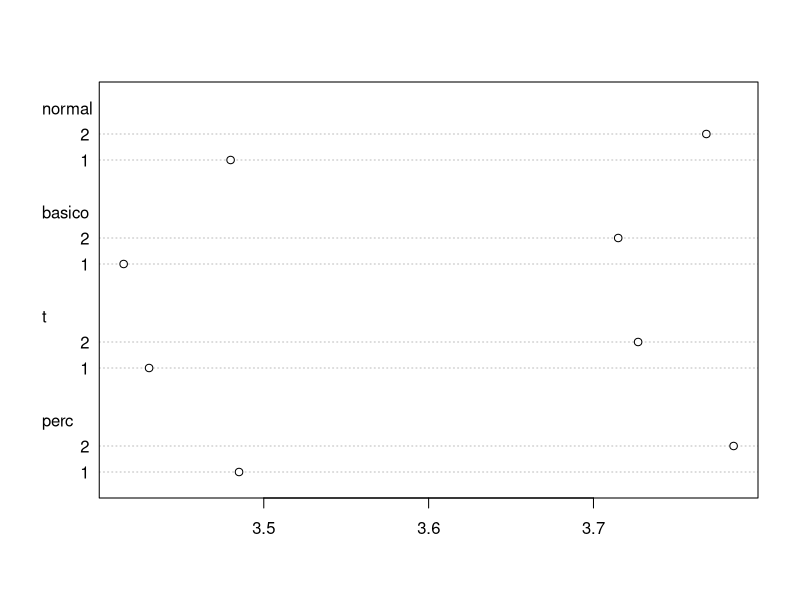
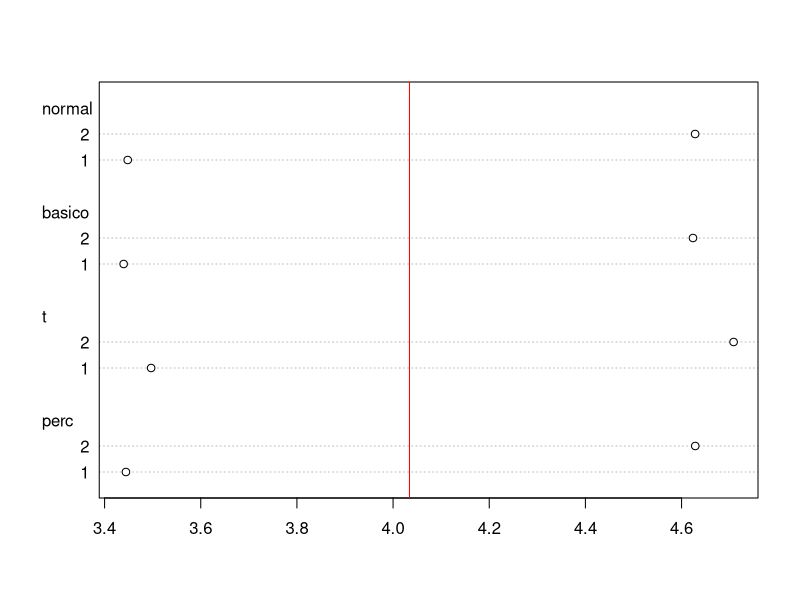

These figures' R source, in order:
library(MASS)
data(cats)
summary(cats)
library(boot)
q95 <- function(x,ind) return(c(quantile(x[ind],0.95),var(x[ind])/length(ind)))

peso <- cats$Bwt
bootnp <- boot::boot(data=peso, statistic=q95,R=1000)
intconf <- boot.ci(bootnp, type=c("norm","basic","perc","stud"))

valores <- data.frame(normal=intconf$normal[c(2,3)],
                      basico=intconf$basic[c(4,5)],
                      t=intconf$student[c(4,5)],
                      perc=intconf$percent[c(4,5)])

dotchart(as.matrix(valores))

# Modelo de regresion lineal
lm(Hwt~Bwt, data=cats)
alfa1 <- function(x,ind) return(c(lm(x[ind,3]~x[ind,2])$coef[2],var(x[ind,2:3])[2,2]/length(ind)))
bootnp <- boot::boot(data=cats, statistic=alfa1,R=1000)
intconf <- boot.ci(bootnp, type=c("norm","basic","perc","stud"))
valores <- data.frame(normal=intconf$normal[c(2,3)],
                      basico=intconf$basic[c(4,5)],
                      t=intconf$student[c(4,5)],
                      perc=intconf$percent[c(4,5)])
dotchart(as.matrix(valores))
abline(v=4.0341, col="red")
# No se recomienda usar el intervalo basado en elos percentiles

# Ahora con Bootstrap parametrico
